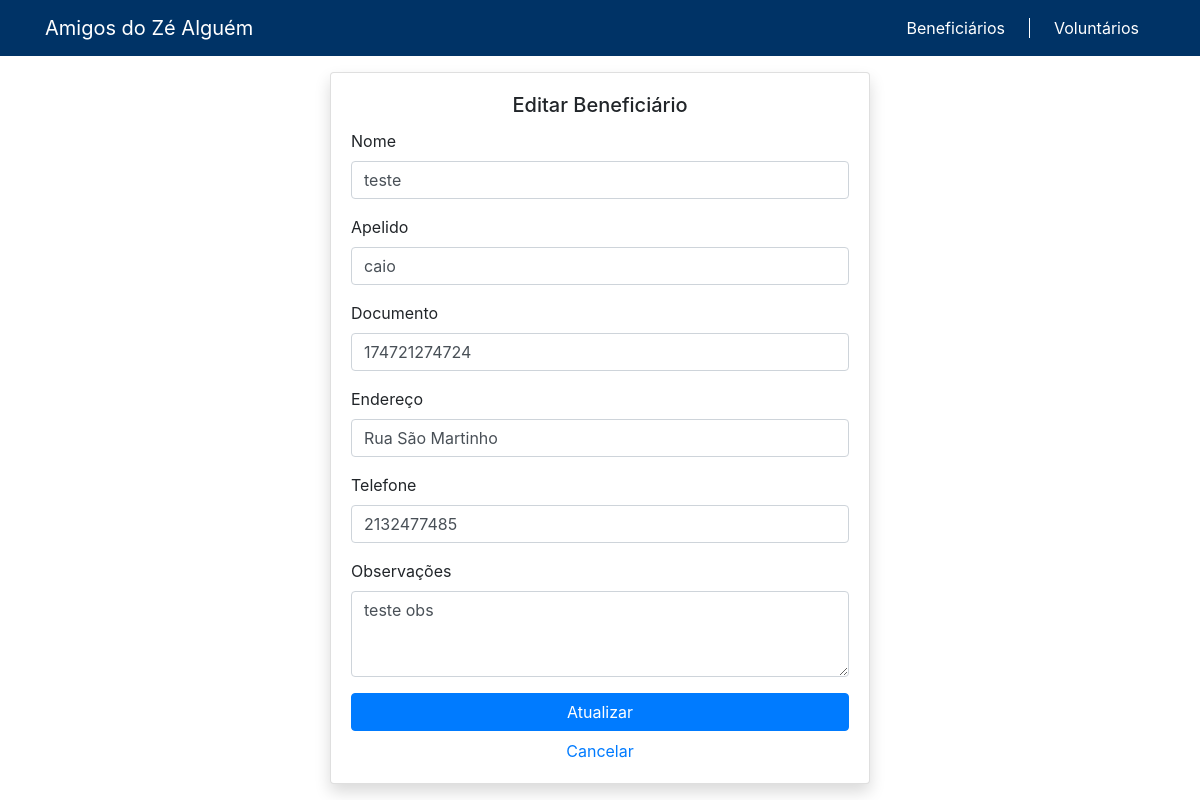
The app's page /crud/beneficiarios/editar/6/ with its own data.
### crud/models.py (models this page shows, shortened)
class Beneficiario(models.Model):
    nome = models.CharField(max_length=100)
    apelido = models.CharField(max_length=50)
    documento = models.CharField(max_length=20)
    endereco = models.CharField(max_length=100)
    telefone = models.CharField(max_length=20)
    data_registro = models.DateField(default=timezone.now)
    observacoes = models.TextField(null=True)

### crud/views.py (the view)
def editar_beneficiario(request, id):
    beneficiario = get_object_or_404(Beneficiario, id=id)
    return render(request, "update_beneficiario.html", {"beneficiario": beneficiario})

### crud/templates/update_beneficiario.html (shortened to what this page needs)
<!DOCTYPE html>
<html lang="pt-BR">
<head>
    <link rel="stylesheet" href="https://stackpath.bootstrapcdn.com/bootstrap/4.5.2/css/bootstrap.min.css">
</head>
<body>
    {% include 'topbar.html' %}
    <div class="container mt-3">
        <div class="row justify-content-center">
            <div class="col-md-12 col-lg-6">
                <div class="card shadow">
                    <div class="card-body">
                        <h5 class="card-title text-center">Editar Beneficiário</h5>
                        <form method="POST" action="{% url 'update_beneficiario' beneficiario.id %}">
                            <div class="form-group">
                                <label for="nome">Nome</label>
                                <input type="text" class="form-control" id="nome" name="nome"
                                    value="{{ beneficiario.nome }}" required>
                            </div>
                            <div class="form-group">
                                <label for="apelido">Apelido</label>
                                <input type="text" class="form-control" id="apelido" name="apelido"
                                    value="{{ beneficiario.apelido }}">
                            </div>
                            <div class="form-group">
                                <label for="documento">Documento</label>
                                <input type="text" class="form-control" id="documento" name="documento"
                                    value="{{ beneficiario.documento }}" required>
                            </div>
                            <div class="form-group">
                                <label for="endereco">Endereço</label>
                                <input type="text" class="form-control" id="endereco" name="endereco"
                                    value="{{ beneficiario.endereco }}">
                            </div>
                            <div class="form-group">
                                <label for="telefone">Telefone</label>
                                <input type="text" class="form-control" id="telefone" name="telefone"
                                    value="{{ beneficiario.telefone }}">
                            </div>
                            <div class="form-group">
                                <label for="observacoes">Observações</label>
                                <textarea class="form-control" id="observacoes" name="observacoes"
                                    rows="3">{{ beneficiario.observacoes }}</textarea>
                            </div>
                            <button type="submit" class="btn btn-primary btn-block">Atualizar</button>
                            <div class="text-center mt-2">
                                <a href="{% url 'lista_beneficiarios' %}">Cancelar</a>
                            </div>
                        </form>
                    </div>
                </div>
            </div>
        </div>
    </div>
</body>
</html>

### records on screen
Beneficiario: nome "teste", apelido "caio", documento "174721274724", endereco "Rua São Martinho", telefone "2132477485", observacoes "teste obs"
